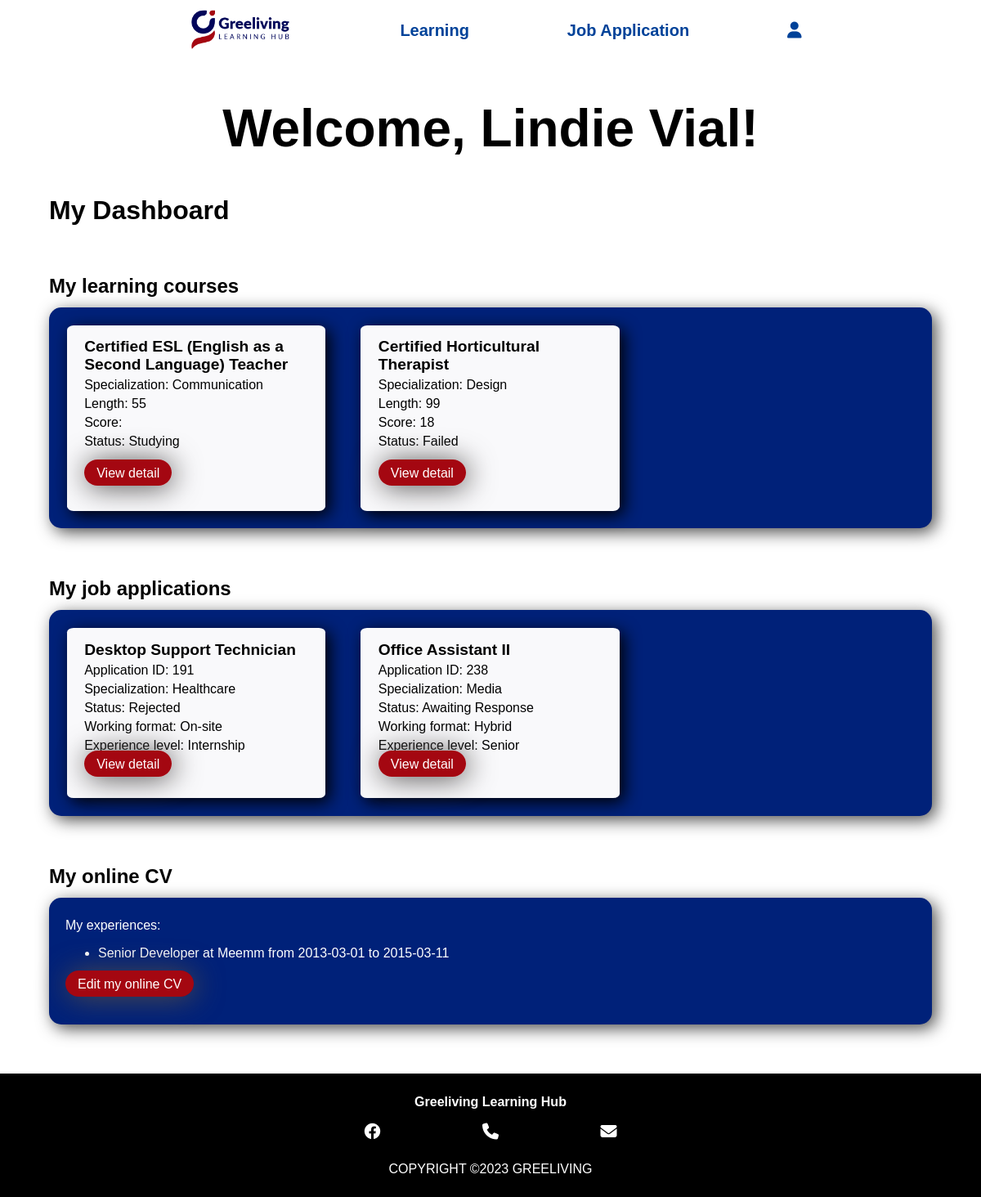
Screenshot of /GLH/candidate.php (signed in) with the database file from the repository.
### tables this page shows
CREATE TABLE `tblcandidate` (
  `id` int(11) NOT NULL,
  `firstName` varchar(50) NOT NULL,
  `lastName` varchar(50) NOT NULL,
  `birthdate` date NOT NULL,
  `sex` enum('M','F') NOT NULL,
  `email` varchar(50) NOT NULL,
  `phone` varchar(12) NOT NULL
);

CREATE TABLE `tblcourseregistration` (
  `id` int(11) NOT NULL,
  `candidateId` int(11) NOT NULL,
  `courseId` int(11) NOT NULL,
  `rate` int(11) DEFAULT NULL,
  `score` int(11) DEFAULT NULL,
  `status` enum('Studying','Failed','Passed') NOT NULL DEFAULT 'Studying'
);

CREATE TABLE `tblcourse` (
  `id` int(11) NOT NULL,
  `title` varchar(100) NOT NULL,
  `description` text NOT NULL,
  `specializationId` int(11) DEFAULT NULL,
  `length` int(11) NOT NULL,
  `price` int(11) NOT NULL
);

CREATE TABLE `tblcoursespecialization` (
  `id` int(11) NOT NULL,
  `title` varchar(50) NOT NULL
);

CREATE TABLE `tbljob` (
  `id` int(11) NOT NULL,
  `title` varchar(100) NOT NULL,
  `description` text NOT NULL,
  `employerId` int(11) NOT NULL,
  `deadline` date NOT NULL,
  `salaryFrom` int(11) NOT NULL,
  `salaryTo` int(11) NOT NULL,
  `specializationId` int(11) DEFAULT NULL,
  `workingFormat` enum('Remote','Hybrid','On-site') NOT NULL,
  `experienceLevel` enum('Internship','Entry-level','Junior','Mid-level','Senior') NOT NULL,
  `slot` int(11) NOT NULL
);

CREATE TABLE `tbljobapplication` (
  `id` int(11) NOT NULL,
  `jobId` int(11) NOT NULL,
  `candidateId` int(11) NOT NULL,
  `status` enum('Awaiting Response','Awaiting Interview','Accepted','Rejected') NOT NULL DEFAULT 'Awaiting Response',
  `cv` text NOT NULL
);

CREATE TABLE `tbljobspecialization` (
  `id` int(11) NOT NULL,
  `title` varchar(50) NOT NULL
);

CREATE TABLE `tblcandidateexperience` (
  `id` int(11) NOT NULL,
  `candidateId` int(11) NOT NULL,
  `dateStart` date NOT NULL,
  `dateEnd` date NOT NULL,
  `organization` varchar(100) NOT NULL,
  `role` varchar(50) NOT NULL
);

### GLH/candidate.php (the view, shortened to what this page needs)
<?php
require_once("settings.php");
$conn = @mysqli_connect($host, $user, $pwd, $sql_db) or die ("Unable to connect");
$username = $_SESSION['username'];
$canQuery = "SELECT * FROM tbluser WHERE username = '$username'";
$canQueryResult = mysqli_query($conn, $canQuery) or die('Query failed');
$canRow = mysqli_fetch_assoc($canQueryResult);
$canId = $canRow['candidateId'];
?>
<!DOCTYPE html>
<html lang="en">
<head>
    <link rel="stylesheet" href="https://cdnjs.cloudflare.com/ajax/libs/font-awesome/6.1.1/css/all.min.css" />
    <link rel="stylesheet" href="styles/style.css">
</head>
<body>
    <?php
        include 'includes/header_candidate.inc';
    ?>
    <div class='userDashboard'>
        <?php
            $nameQuery = "SELECT firstName, lastName FROM tblcandidate WHERE id = $canId";
            $nameQueryResult = mysqli_query($conn, $nameQuery) or die('Name query failed');
            $nameRow = mysqli_fetch_assoc($nameQueryResult)
        ?>
        <h1>Welcome, <?php echo $nameRow['firstName'] . ' ' . $nameRow['lastName']; ?>!</h1>
        <div>
            <h2>My Dashboard</h2>
            <h3>My learning courses</h3>
            <div class='contents'>
                <?php
                    $course_query = "SELECT tblcourseregistration.id, tblcourse.title, tblcoursespecialization.title AS specialization, tblcourse.length, tblcourseregistration.score, tblcourseregistration.status
                    FROM tblcourseregistration
                    JOIN tblcourse ON tblcourse.id = tblcourseregistration.courseId
                    JOIN tblcoursespecialization ON tblcoursespecialization.id = tblcourse.specializationId
                    WHERE tblcourseregistration.candidateId = $canId;";
                    $course_result = mysqli_query($conn, $course_query) or die('Course query failed');
                    if (mysqli_num_rows($course_result) > 0) {
                        while ($course_row = mysqli_fetch_assoc($course_result)) {
                            echo "<div class='content'>";
                            echo "<p>" . $course_row['title'] . "</p>";
                            echo "<p>Specialization: " . $course_row['specialization'] . "</p>";
                            echo "<p>Length: " . $course_row['length'] . "</p>";
                            echo "<p>Score: " . $course_row['score'] . "</p>";
                            echo "<p>Status: " . $course_row['status'] . "</p>";
                            echo "<p><a href='learning_course_detail.php?courseregistrationId=" . $course_row['id'] . "'>View detail </a></p>";
                            echo '</div>';
                        }
                    } else {
                        echo "<div class='nocontent'><p>There is no course to display.</p></div>";
                    }
                ?>
            </div>
            <h3>My job applications</h3>
            <div class='contents'>
                <?php
                    $job_application_query = "SELECT tbljob.title, tbljobapplication.id, tbljobspecialization.title AS specialization, tbljobapplication.status, tbljob.workingFormat, tbljob.experienceLevel
                    FROM tbljob
                    JOIN tbljobapplication ON tbljobapplication.jobId = tbljob.id
                    JOIN tbljobspecialization ON tbljob.specializationId = tbljobspecialization.id
                    WHERE tbljobapplication.candidateId = $canId;";
                    $job_application_result = mysqli_query($conn, $job_application_query) or die('Job query failed');
                    if (mysqli_num_rows($job_application_result) > 0) {
                        while ($job_application_row = mysqli_fetch_assoc($job_application_result)) {
                            echo "<div class='content'>";
                            echo "<p>" . $job_application_row['title'] . "</p>";
                            echo "<p>Application ID: " . $job_application_row['id'] . "</p>";
                            echo "<p>Specialization: " . $job_application_row['specialization'] . "</p>";
                            echo "<p>Status: " . $job_application_row['status'] . "</p>";
                            echo "<p>Working format: " . $job_application_row['workingFormat'] . "</p>";
                            echo "<p>Experience level: "  . $job_application_row['experienceLevel'] . "</p>";
                            echo "<a href='job_application_detail_candidate.php?jobApplicationId=" . $job_application_row['id'] . "'>View detail </a>";
                            echo '</div>';
                        }
                    } else {
                        echo "<div class='nocontent'><p>There is no job application to display.</p></div>";
                    }
                ?>
            </div>
            <h3>My online CV</h3>
            <div class='contents'>
                <?php
                    $candidate_experience_query = "SELECT tblcandidateexperience.dateStart, tblcandidateexperience.dateEnd, tblcandidateexperience.role, tblcandidateexperience.organization
                    FROM tblcandidateexperience
                    WHERE tblcandidateexperience.candidateId = $canId;";
                    $candidate_experience_result = mysqli_query($conn, $candidate_experience_query) or die('Job query failed');
                    if (mysqli_num_rows($candidate_experience_result) > 0) {
                        echo "<div class='contentcv'>";
                        echo "<p>My experiences:</p>";
                        echo "<ul>";
                        while ($candidate_experience_row = mysqli_fetch_assoc($candidate_experience_result)) {
                            echo "<li>{$candidate_experience_row['role']} at {$candidate_experience_row['organization']} from {$candidate_experience_row['dateStart']} to {$candidate_experience_row['dateEnd']}</li>";
                        }
                        echo '</ul>';
                    } else {
                        echo "<div class='nocontent'><p>There is no experience to display.</p>";
                    }
                    echo "<p class='editcv'><a href='online_cv.php?candidateId=" . $canId . "'>Edit my online CV</a></p>";
                    echo "</div>";
                ?>
            </div>
        </div>
    </div>
    <?php
        include 'includes/footer.inc';
    ?>
</body>
</html>

### GLH/includes/header_candidate.inc
<header>
    <nav>
        <ul>
            <li><a href="candidate.php"><img src="images/brand_logo.png"></img></a></li>
            <li><a href="search_course.php">Learning</a></li>
            <li><a href="search_job.php">Job Application</a></li>
            <li><a href="user.php"><i class="fa-solid fa-user"></i></a></li>
        </ul>
    </nav>
</header>

### GLH/includes/footer.inc
<footer>
    <h3>Greeliving Learning Hub</h3>
    <ul>
        <li><a href="https://www.facebook.com/GreeLivingLearningHub"><i class="fa-brands fa-facebook"></i></a></li>
        <li><a href="tel:0984996598"><i class="fa-solid fa-phone"></i></a></li>
        <li><a href="mailto:info@greeliving.edu.vn"><i class="fa-solid fa-envelope"></i></a></li>
    </ul>
    <p>COPYRIGHT &copy;2023 GREELIVING</p>
</footer>

### GLH/styles/style.css (style rules this page uses)
html { scroll-behavior: smooth; }
body { margin: 0; font-family: Arial, Helvetica, sans-serif; }
header { background-color: white; }
header nav { background-size: 100%; height: 1%; }
header nav ul { display: flex; padding: 0; margin: 0; background-color: white; text-align: center; align-items: center; justify-content: center; }
header nav ul li { list-style-type: none; display: inline-block; margin: 5px 5%; font-size: 125%; }
header nav ul li a { color:rgb(0, 66, 153); font-size: 20px; font-weight: bold; text-decoration: none; margin: 0; }
header nav ul li a img { height: 60px; }
footer { background-color: #000; color: white; width: 100%; text-align: center; padding: 10px 0; }
footer h3 { color: white; font-size: medium; background-color: #000 }
footer ul { margin: 0; padding: 0; }
footer ul li { list-style-type: none; display: inline-block; margin: 0 5%; font-size: 125%; }
footer ul li i { color: white; }
footer p { margin: 25px 0 15px 0; }
.userDashboard h1 { margin: 0; padding: 45px 15% 45px 15%; font-size: 8vh; text-align: center; }
.userDashboard h2 { margin: 0 5% 5% 5%; font-size: 4vh; }
.userDashboard h3 { margin: 0 5% 0 5%; font-size: 3vh; }
.userDashboard div.contents { background-color: #002179; margin: 5%; margin-top: 1%; display: flex; border-radius: 15px; box-shadow: 5px 5px 20px rgb(78, 78, 78); }
.userDashboard div.content { background-color: #f9f9fb; width: 25.3%; margin: 2%; border-radius: 2.5%; padding: 1% 2% 3% 2%; box-shadow: 5px 5px 20px rgb(0, 0, 0); }
.userDashboard div.content p:last-child { margin-top: 20px; }
.userDashboard div.contentcv { min-width: 85%; margin: 20px; }
.userDashboard div.contentcv p { color: white; }
.userDashboard div.contentcv ul li { color: white; }
.userDashboard div p.editcv { margin-top: 20px; margin-bottom: 20px; }
.userDashboard div p.editcv a, .userDashboard div.content a { background-color: #a40711; color: white; text-decoration: none; padding: 7.5px 15px; box-shadow: 2px 2px 35px rgb(78, 75, 75); border-radius: 1000px; }
.userDashboard div.content p:first-child { font-size: larger; font-weight: bolder; }
main.candidatecoursedetailpage div h2, p { margin: 15px 30px; }
main.learningcoursedetail div h2, p { margin: 5px 0; }

### rows the page displays
tblcandidate: firstName "Lindie", lastName "Vial"
tblcourseregistration: courseId.title "Certified ESL (English as a Second Language) Teacher", tblcoursespecialization.title "Communication", courseId.length "55", status "Studying"
tblcourseregistration: courseId.title "Certified Horticultural Therapist", tblcoursespecialization.title "Design", courseId.length "99", score "18", status "Failed"
tbljob: title "Desktop Support Technician", tbljobapplication.id "191", specializationId.title "Healthcare", tbljobapplication.status "Rejected", workingFormat "On-site", experienceLevel "Internship"
tbljob: title "Office Assistant II", tbljobapplication.id "238", specializationId.title "Media", tbljobapplication.status "Awaiting Response", workingFormat "Hybrid", experienceLevel "Senior"
tblcandidateexperience: role "Senior Developer", organization "Meemm", dateStart "2013-03-01", dateEnd "2015-03-11"
